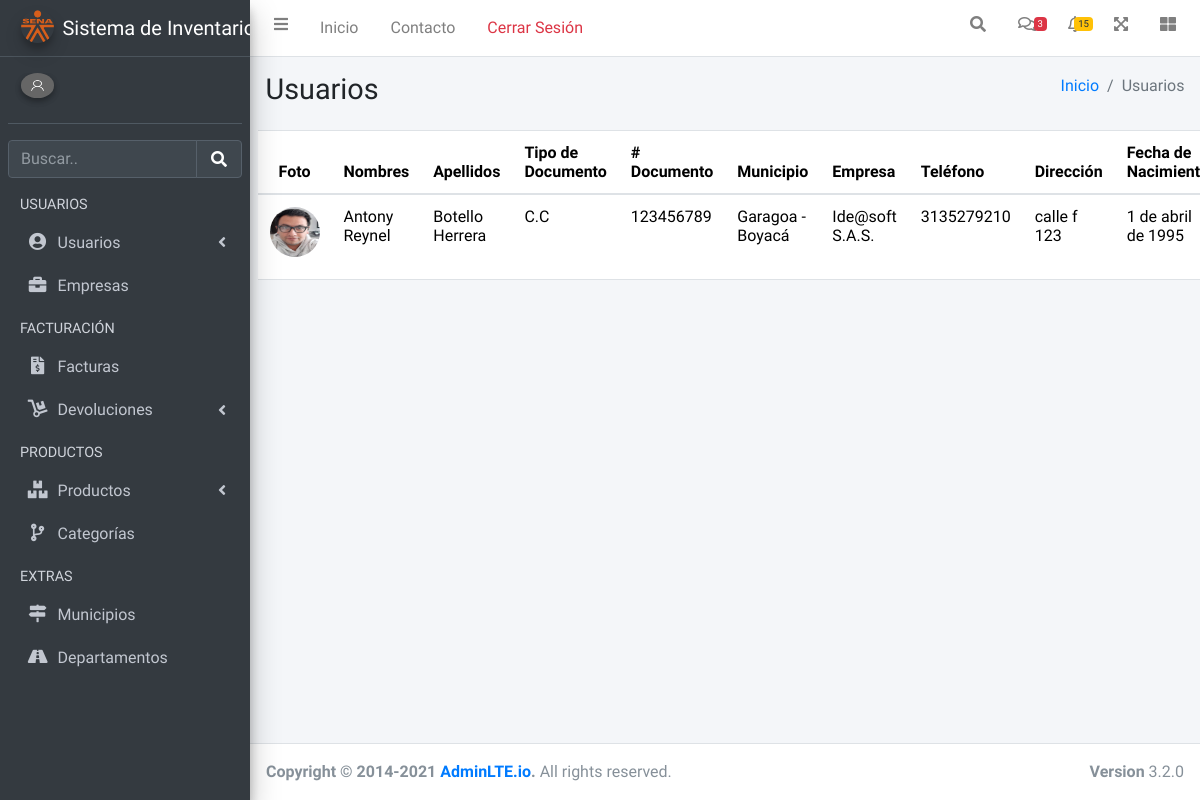
/usuarios/usuario/ (signed in), run on an earlier commit of the app's database.
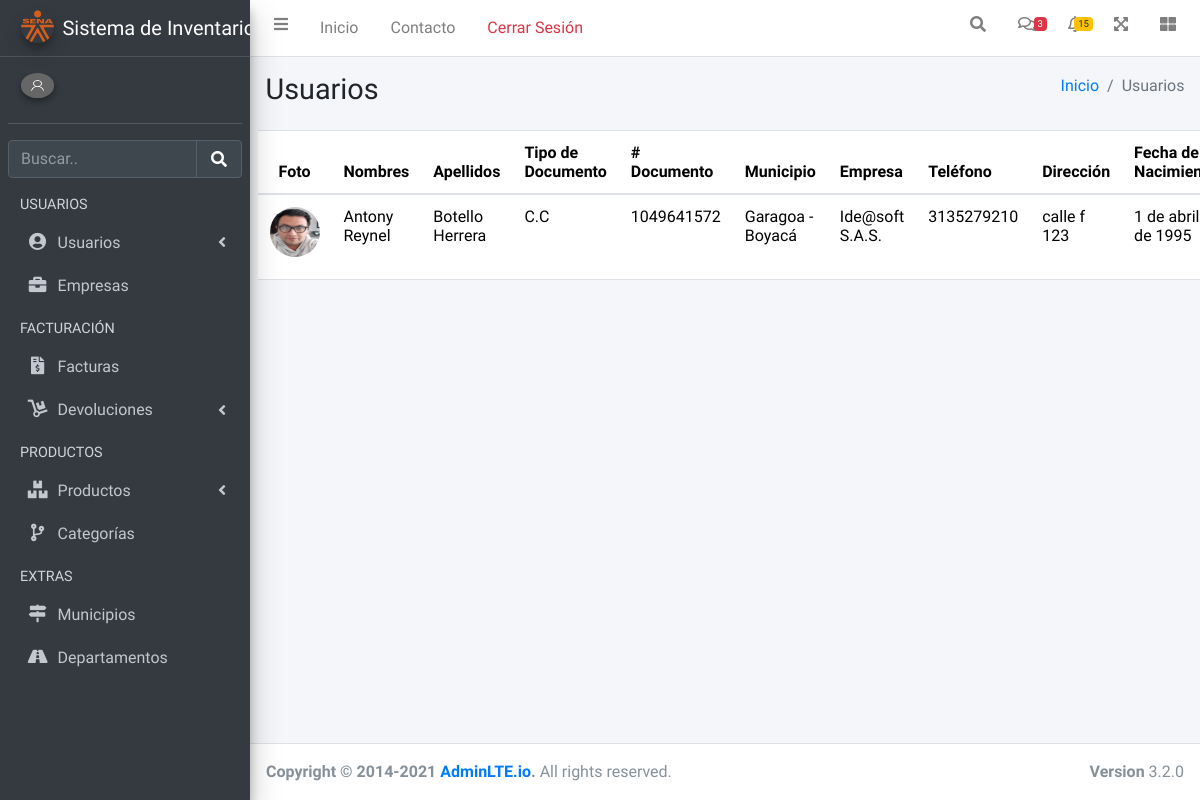
And on a later commit of the database.
### usuarios/models.py (models this page shows, shortened)
class Usuario(models.Model):
    nombres=models.CharField(max_length=60, verbose_name="Nombres")
    apellidos=models.CharField(max_length=60, verbose_name="Apellidos")
    foto=models.ImageField(upload_to='images/usuarios',blank=True, default='images/usuarios/default.png')
    email= models.EmailField(max_length=150, verbose_name='Correo')
    class TipoDocumento(models.TextChoices):
        CC='C.C', _('Cédula de Ciudadanía')
        CE='C.E', _('Cédula de Extranjería')
        TI='T.I', _('Tarjeta de Identidad')
        OT='Otro', _('Otro Tipo de Documento')
    tipoDocumento=models.CharField(max_length=4, choices=TipoDocumento.choices, default=TipoDocumento.CC, verbose_name="Tipo de Documento")
    documento=models.CharField(max_length=50, verbose_name="Número de Documento")
    telefono=models.CharField(max_length=20, verbose_name="Teléfono")
    direccion=models.CharField(max_length=70, verbose_name="Dirección")
    municipio=models.ForeignKey(Municipio, on_delete=models.CASCADE,null=True,blank=False,verbose_name="Municipio")
    fecha_nacimiento=models.DateField(verbose_name="Fecha de Nacimiento", help_text=u"MM/DD/AAAA")
    empresa=models.ForeignKey(Empresa, on_delete=models.CASCADE, blank=False,null=True, verbose_name="Empresa")
    class Rol(models.TextChoices):
        Administrador='Administrador', _('Administrador')
        Empleado='Empleado', _('Empleado')
        Cliente='Cliente', _('Cliente')
        Proveedor='Proveedor', _('Proveedor')
    rol=models.CharField(max_length=13, choices=Rol.choices, default=Rol.Empleado, verbose_name="Rol")
    class Estado(models.TextChoices):
        ACTIVO='1', _('Activo')
        INACTIVO='0', _('Inactivo')
    estado=models.CharField(max_length=1, choices=Estado.choices, default=Estado.ACTIVO, verbose_name="Estado")
    user=models.ForeignKey(User, on_delete= models.CASCADE)

class Municipio(models.Model):
    nombre=models.CharField(max_length=90,unique=True, verbose_name="Nombre Municipio")
    departamento=models.ForeignKey(Departamento, on_delete=models.CASCADE, verbose_name="Departamento")
    class Estado(models.TextChoices):
        ACTIVO= True, _('Activo')
        INACTIVO= False, _('Inactivo')
    estado=models.BooleanField(max_length=5, choices=Estado.choices, default=Estado.ACTIVO, verbose_name="Estado")
    def __str__(self)->str:
        return "%s - %s" %(self.nombre, self.departamento)

class Departamento(models.Model):
    nombre=models.CharField(max_length=90,unique=True, verbose_name="Nombre Departamento")
    class Estado(models.TextChoices):
        ACTIVO='1', _('Activo')
        INACTIVO='0', _('Inactivo')
    estado=models.CharField(max_length=1, choices=Estado.choices, default=Estado.ACTIVO, verbose_name="Estado")
    def __str__(self)->str:
        return "%s" %(self.nombre)

class Empresa(models.Model):
    nombre=models.CharField(max_length=80, verbose_name="Nombre Empresa")
    municipio=models.ForeignKey(Municipio, on_delete=models.CASCADE,null=True,blank=False, verbose_name="Municipio",related_name='usuarioMunicipio')
    nit=models.CharField(max_length=20, verbose_name="NIT Empresa")
    class Estado(models.TextChoices):
        ACTIVO='1', _('Activo')
        INACTIVO='0', _('Inactivo')
    estado=models.CharField(max_length=1, choices=Estado.choices, default=Estado.ACTIVO, verbose_name="Estado")
    def __str__(self)->str:
        return "%s" %(self.nombre)

### usuarios/views.py (the view)
# urls.py: path('usuarios/',include('usuarios.urls')),
@login_required(login_url='inicio')
def usuarios(request):
    titulo="Usuarios"
    usuarios= Usuario.objects.all()
    context={
        'titulo':titulo,
        'usuarios':usuarios
    }
    return render(request,'usuarios/usuarios.html',context)

### base/context_processors.py (called while the page is built)
def sesion(request):
    usuario_actual= request.user
    image_user=r"../media/images/usuarios/default.png"
    if request.user.is_authenticated:
        if Usuario.objects.filter(user_id=usuario_actual.id):
            image_user=Usuario.objects.get(user_id=usuario_actual.id).foto.url
    context={
        'usuario_actual':usuario_actual,
        'image_user': image_user
    }
    return context

### base/templates/usuarios/usuarios.html (shortened to what this page needs)
{% extends 'partials/body.html' %}
{% block contenido %}
<table class="table">
  <thead>
    <tr>
      <th class="col text-center">Foto</th>
      <th scope="col">Nombres</th>
      <th scope="col">Apellidos</th>
      <th scope="col">Tipo de Documento</th>
      <th scope="col"># Documento</th>
      <th scope="col">Municipio</th>
      <th scope="col">Empresa</th>
      <th scope="col">Teléfono</th>
      <th scope="col">Dirección</th>
      <th scope="col">Fecha de Nacimiento</th>
    </tr>
  </thead>
  <tbody>
    {% for usuario in usuarios %}
    <tr>
      {% if usuario.estado != '3' %}
      <td class="align middle text-center"><img class="rounded-circle" src="{{ MEDIA_URL }}{{usuario.foto.url}}" alt="" width="50" height="50"></td>
      <td >{{usuario.nombres}}</td>
      <td>{{usuario.apellidos}}</td>
      <td>{{usuario.tipoDocumento}}</td>
      <td>{{usuario.documento}}</td>
      <td>{{usuario.municipio}}</td>
      <td>{{usuario.empresa}}</td>
      <td>{{usuario.telefono}}</td>
      <td>{{usuario.direccion}}</td>
      <td>{{usuario.fecha_nacimiento}}</td>
      {% endif %}
    </tr>
    {% endfor %}
  </tbody>
</table>
{% endblock contenido %}

What changed in the data, as far as the page shows it:
changed Usuario "Antony Reynel": documento "123456789" → "1049641572"
